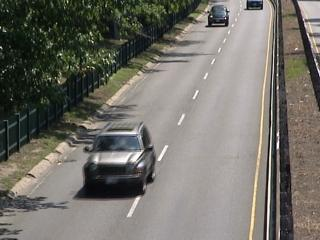
#> input picture Assignment-2/img2.jpg, 320 x 240 px
$ jupyter execute question2.ipynb
#> lines starting #> are read from the running program, lines starting #| are printed output that depends on the picture
[cell 1]
# Lab Assignment - 2
# DIP Lab
# Date - 20 Aug 19
# Name - Ashish Goyal
# Id - 2016ucp1100
import cv2
import numpy as np
#function cv2.imread() to read an image
img_object = cv2.imread('img2.jpg',0) #Loads a color image. Any transparency of image will be neglected. It is the default flag.
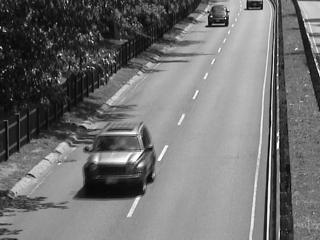
#> img_object: shape (240, 320); min 0, max 255, mean 112.6
print(type(img_object))
#| <class 'numpy.ndarray'>
#print(img_object1) #to show image in matrix form
height = img_object.shape[0]
#> height = 240
width = img_object.shape[1]
#> width = 320
cv2.imshow('Initial Image',img_object)
print(height,width)
#| 240 320
print(img_object)
#> (printed output is left out)
final_img= cv2.imread('img2.jpg',0)
final_img =final_img[1:height, 1:width]
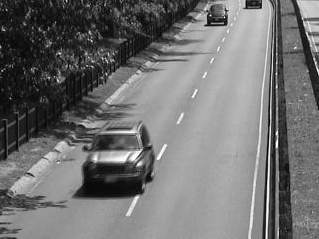
#> final_img: shape (239, 319); min 0, max 255, mean 112.9
for i in range(1,height-1):
    temp_list=[]
    for j in range (1,width-1):
        val=0
        if (img_object[i][j] >= img_object[i-1][j-1]):
            val = val + 1
        if (img_object[i][j] >= img_object[i-1][j]):
            val = val + 2
        if (img_object[i][j] >= img_object[i-1][j+1]):
            val = val + 4
        if (img_object[i][j] >= img_object[i][j+1]):
            val = val + 8
        if (img_object[i][j] >= img_object[i+1][j+1]):
            val = val + 16
        if (img_object[i][j] >= img_object[i+1][j]):
            val = val + 32
        if (img_object[i][j] >= img_object[i+1][j-1]):
            val = val + 64
        if (img_object[i][j] >= img_object[i][j-1]):
            val = val + 128
        final_img[i][j] = val
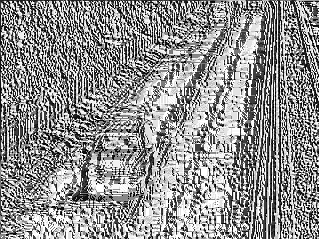
#> final_img: shape (239, 319); min 0, max 255, mean 144.7


print (final_img)
#> (printed output is left out)
cv2.imshow('Final Image',final_img)
cv2.imwrite('LBP_output.jpg',final_img)
k = cv2.waitKey(0) & 0xFF    #for 64 bit machine
#> (key Esc is pressed here)
cv2.destroyAllWindows()

$ run again, with Assignment-2/image1.jpg copied over Assignment-2/img2.jpg
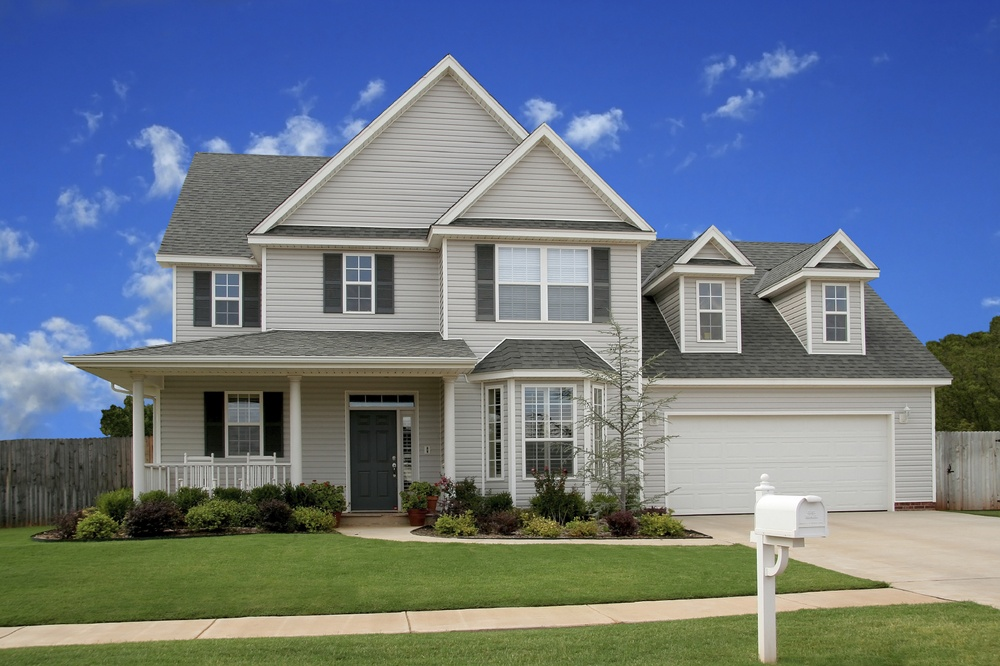
#> input picture Assignment-2/image1.jpg, 1000 x 666 px, shrunk from 1698 x 1131 before the run
#> `img_object = cv2.imread('img2.jpg',0)`:
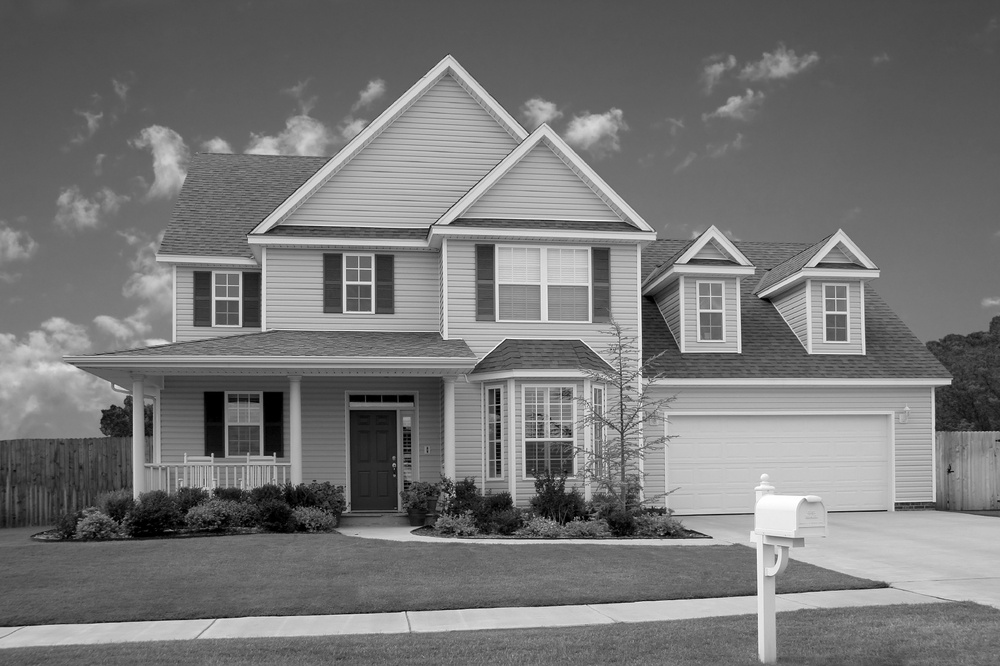
#> img_object: shape (666, 1000); min 0, max 255, mean 118.4
#| <class 'numpy.ndarray'>
#| 666 1000
#> (printed output is left out)
#> after the loop `for i in range(1,height-1):`:
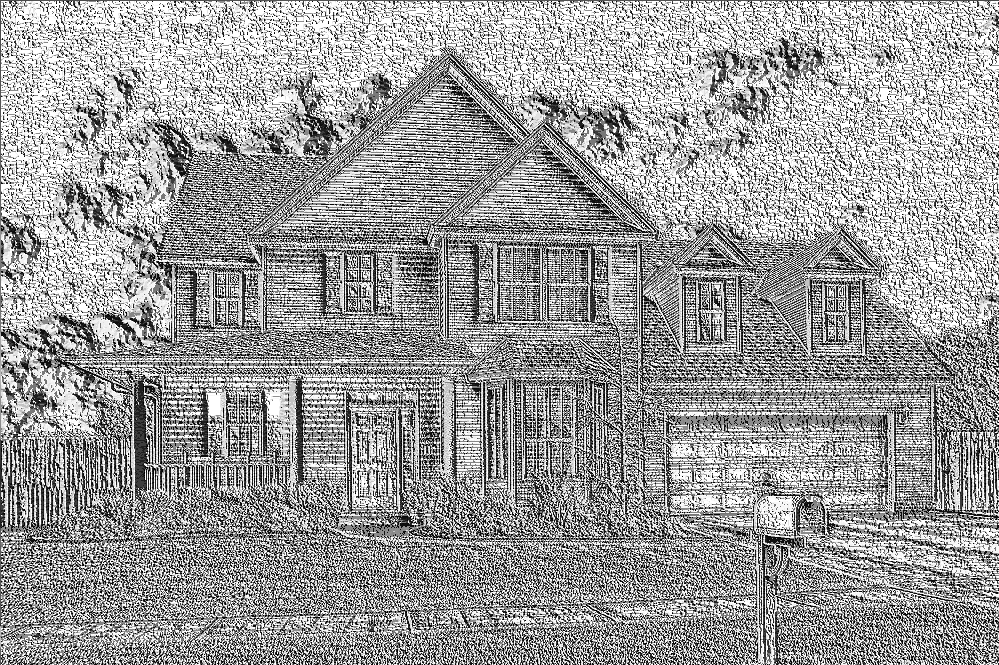
#> final_img: shape (665, 999); min 0, max 255, mean 156.1
#> (printed output is left out)
